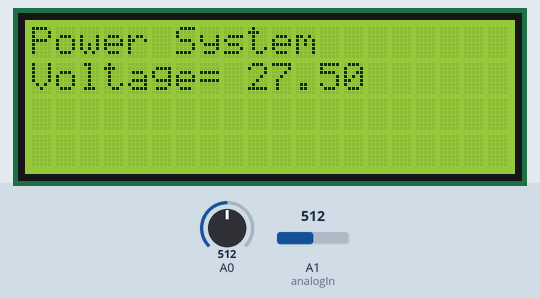
Recording of a sketch running on a simulated Arduino Uno, built with avr-gcc and run on an emulated ATmega328P. On the bench: 20×4 character LCD. The inputs (shaded band) are chosen by the test bench; at power-on: A0 = 512, A1 (analogIn) = 512.

Above: at 4.6 s.
4.7 s: A0 set to 716
At 5.6 s:
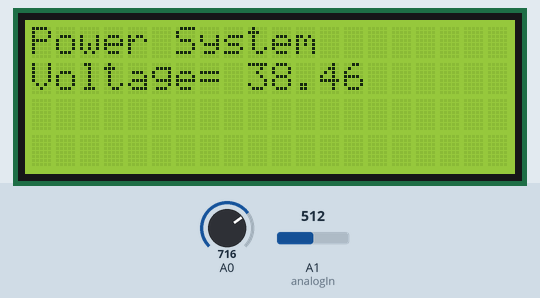
6.5 s: A0 set to 900
At 8.2 s:
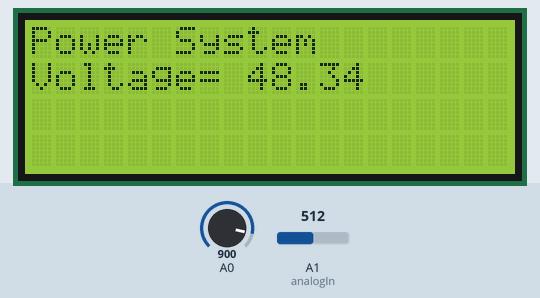
8.5 s: A0 set to 1010
At 9.8 s:
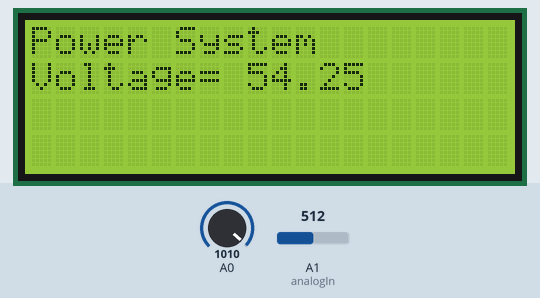
Timing chart, 0 to 11.5 s (numbered marks = the images above; inputs shaded):
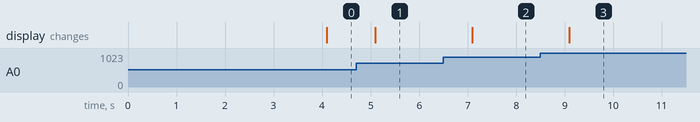

Measured:
- after the input at 4.7 s, the display: changes after 0.40 s (image 1)
- after the input at 6.5 s, the display: changes after 0.60 s (image 2)
- after the input at 8.5 s, the display: changes after 0.60 s (image 3)

The sketch:

Multimeter.ino
```cpp
/*Tesduino Script*/
#include <Wire.h>
#include <LCD.h>
#include <LiquidCrystal_I2C.h>

#define I2C_ADDR    0x27 // <<----- Add your address here.  Find it from I2C Scanner
#define BACKLIGHT_PIN     3
#define En_pin  2
#define Rw_pin  1
#define Rs_pin  0
#define D4_pin  4
#define D5_pin  5
#define D6_pin  6
#define D7_pin  7

volatile bool systemStart = true;
unsigned long previousTime = 0;
unsigned long currentTime;
int n = 1;
int pwmPin = 9;
float input_voltage = 0.0;
float temp=0.0;
float r1=100000.0;
float r2=10000.0;
const int analogIn = A1;
int mVperAmp = 185; // use 100 for 20A Module and 66 for 30A Module
int RawValue= 0;
int ACSoffset = 2500;
double Voltage = 0;
double Amps = 0;


LiquidCrystal_I2C	lcd(I2C_ADDR,En_pin,Rw_pin,Rs_pin,D4_pin,D5_pin,D6_pin,D7_pin);

void lcdSystemStart() {
    lcd.clear();
    lcd.setCursor(0,0);
    lcd.print("System Starting");
}

void lcdDisplay(){
    lcd.clear();
    lcd.setCursor(0,0);
    lcd.print("Power System");
    lcd.setCursor(0,1);
    lcd.print("Voltage= ");
    lcd.print(input_voltage);
    }

void normal_run(){
    currentTime = millis();
    int analog_value = analogRead(A0);
    temp = (analog_value * 5.0) / 1024.0;
    input_voltage = temp / (r2/(r1+r2));
    RawValue = analogRead(analogIn);
    Voltage = (RawValue / 1024.0) * 5000; // Gets you mV
    Amps = ((Voltage - ACSoffset) / mVperAmp);
    if (input_voltage < 0.1)
    {
     input_voltage=0.0;
    }
    if((currentTime - previousTime >= 1000) &! (systemStart)){
        lcdDisplay();
        n++;
        previousTime = currentTime;
    }
    if((systemStart) && (currentTime - previousTime >= 3000)){
        systemStart = false;
        previousTime = currentTime;
    }
}

void pwmLED() {
    currentTime = millis();
    digitalWrite(pwmPin, HIGH);
    if((currentTime - previousTime >= 100) &! (systemStart)){
        lcdDisplay();
        digitalWrite(pwmPin, LOW);
        previousTime = currentTime;
    }
    if((currentTime - previousTime >= 1000) &! (systemStart)){
        n++;
    }
    if((systemStart) && (currentTime - previousTime >= 3000)){
        systemStart = false;
        previousTime = currentTime;
    }
}
void setup()
{
  lcd.begin (20, 4);
  lcd.setBacklightPin(BACKLIGHT_PIN,POSITIVE);
  lcd.setBacklight(HIGH);
  lcd.home ();
  previousTime = millis();
  Serial.begin(9600);
  lcdSystemStart();
}

void loop()
{
  normal_run();
}
```
